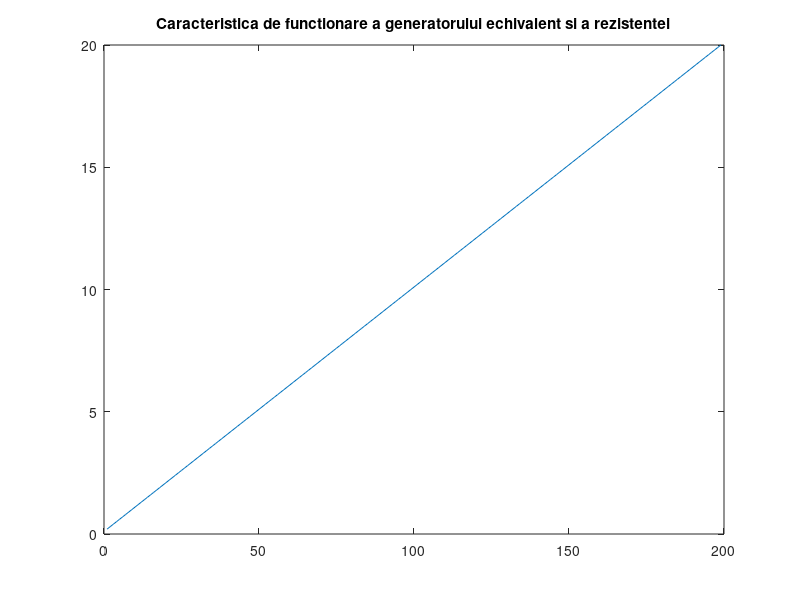
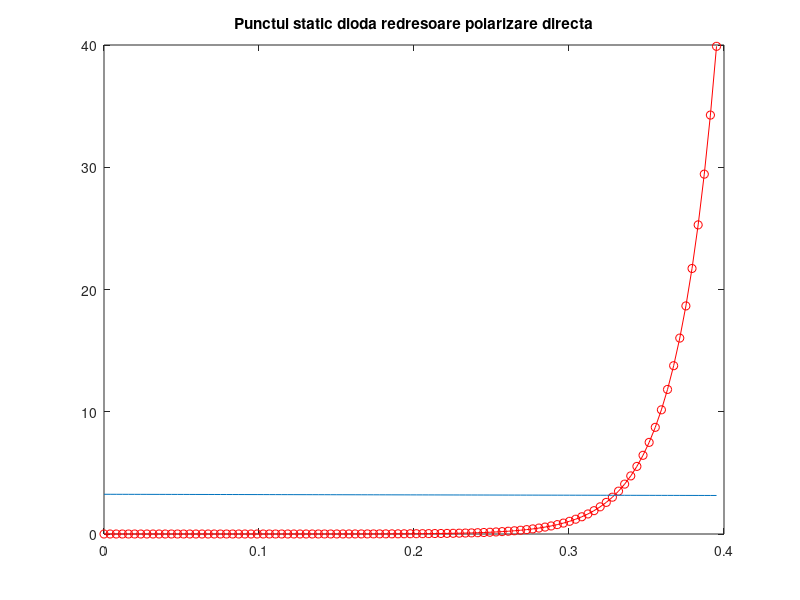

The MATLAB source for these figures, in order:
% graphics_toolkit('gnuplot');
rez = 0.2:0.1:20;
tem = 13;
r_int = 0;      % din echivalarea circuitului
int = tem ./ (rez + r_int);
tens = rez .* int;

figure(1);
grid on;
plot(tens);
plot(rez);
title('Caracteristica de functionare a generatorului echivalent si a rezistentei');

figure(2);
% tens_prag = 0.6;
% tens_termica = 0.025;
% tens_dioda = -10:0.2:10;
% coef_emisie = 2;
% int_sat = 10 ^ (-1);
% ec_dioda = int_sat * (exp(tens_dioda / (0.26)) - 1);
% % plot(tem);
% plot(tens_dioda);
% % graf = digits(ec_dioda);
% % plot(graf);
% grid on;
% title('Graficul rezultat dupa inlocuirea rezistentei cu o dioda semiconductoare');


% rezolvarea punctului static pentru dioda foloind metoda iterativa
%  Intrari:
%          Is = curent saturatie dioda
%          k = mkT/q
% 	       E = tensiunea electromotoare a sursei
%          R = rezistenta serie
%          N = numarul de iteratii
%          er = eroarea minima
%Ud = zeros(N,1);
%Id = zeros(N,1);
Is = 0.00001;
kc = 0.026;
Ein = 13;
R = 4;
N = 100;
er = 0.00000001;
Ud(1,1) = 0;      % prima valoare pentru Ud
Id(1,1) = Ein/R;  % curent de scurtcircuit 
i = 2;
ter = 1;
while((er < abs(ter)) && (i < N)) % repeta daca eroarea este mai mare decat cea impusa sau numarul                                     %de iteratii este mai mic decat N
    Ud(i,1) = kc*log(Id(i-1,1)/Is+1);
    Id(i,1) = (Ein-Ud(i,1))/R; 
    ter = Ud(i,1)-Ud(i-1,1) % parametru de control al erorii 
    i = i + 1;
endwhile
% ajustare afisare grafica
% construiesc dreptele pentru metoda iterativa
Udp(1,1) = Ud(1,1);
Idp(1,1) = Id(1,1);
for i = 1:1:length(Ud)-1
    Udp(2*i,1) = Ud(i+1,1);
    Udp(2*i+1,1) = Ud(i+1,1);
    Idp(2*i,1) = Id(i,1);
    Idp(2*i+1,1) = Id(i+1,1);
endfor
Efin = 1.2*Ud(length(Ud), 1); % tensiunea pe dioda 1.2 * Udps
Estep = Efin/N;
pUd = [0:Estep:Efin];
pId = Is*(exp(pUd/kc)-1);
pIr = (Ein - pUd)/R;
% plot(pUd, pId, '-or', pUd, pIr, '-xb', Udp, Idp, '-g');
plot(pUd, pId, '-or', pUd, pIr);
title('Punctul static dioda redresoare polarizare directa'); 
